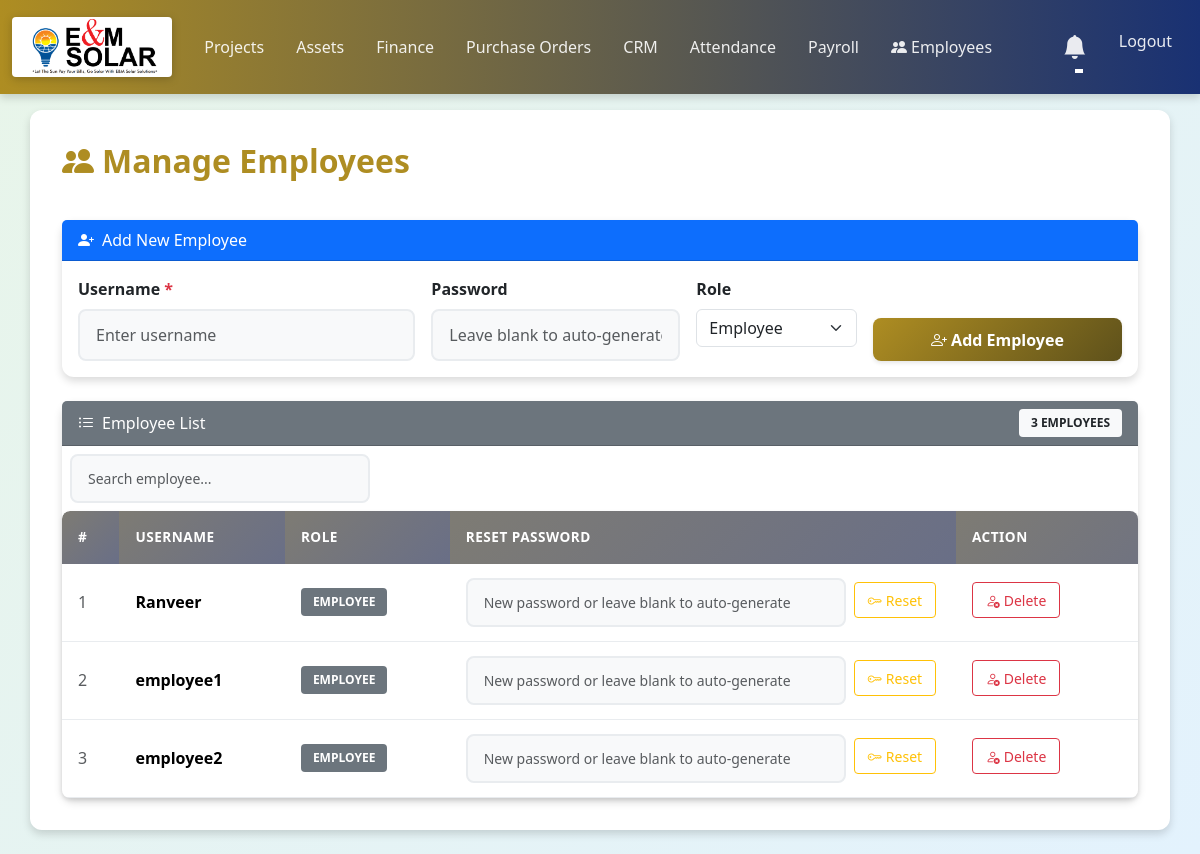
The app's page /admin/employees (signed in) with its own data.
### models/user.py (models this page shows, shortened)
class User(db.Model, UserMixin):
    id = db.Column(db.Integer, primary_key=True)
    employee_id = db.Column(db.String(50), unique=True, nullable=True)
    username = db.Column(db.String(150), unique=True, nullable=False)
    email = db.Column(db.String(150), unique=True, nullable=True)
    password = db.Column(db.String(150), nullable=False)
    role = db.Column(db.String(20), nullable=False, default='employee')
    joining_date = db.Column(db.Date, nullable=True, default=date.today)

### app.py (the view)
    @app.route('/admin/employees')
    @login_required
    @admin_required
    def manage_employees():
        employees = User.query.filter(User.role.notin_(['admin', 'deleted'])).order_by(User.username).all()
        return render_template('manage_employees.html', employees=employees)

### templates/manage_employees.html (shortened to what this page needs)
{% extends "base.html" %}
{% block content %}
<div class="d-flex justify-content-between align-items-center mb-4">
  <h2><i class="bi bi-people-fill me-2"></i>Manage Employees</h2>
</div>
<div class="card mb-4">
  <div class="card-header bg-primary text-white">
    <i class="bi bi-person-plus-fill me-2"></i>Add New Employee
  </div>
  <div class="card-body">
    <form method="POST" action="{{ url_for('add_employee') }}" class="row g-3">
      <div class="col-md-4">
        <label class="form-label">Username <span class="text-danger">*</span></label>
        <input type="text" class="form-control" name="username" required placeholder="Enter username">
      </div>
      <div class="col-md-3">
        <label class="form-label">Password</label>
        <input type="text" class="form-control" name="password" placeholder="Leave blank to auto-generate">
      </div>
      <div class="col-md-2">
        <label class="form-label">Role</label>
        <select class="form-select" name="role">
          <option value="employee" selected>Employee</option>
        </select>
      </div>
      <div class="col-md-3 d-flex align-items-end">
        <button type="submit" class="btn btn-primary w-100">
          <i class="bi bi-person-plus me-1"></i>Add Employee
        </button>
      </div>
    </form>
  </div>
</div>
<div class="card">
  <div class="card-header bg-secondary text-white d-flex justify-content-between align-items-center">
    <span><i class="bi bi-list-ul me-2"></i>Employee List</span>
    <span class="badge bg-light text-dark">{{ employees|length }} employee{{ 's' if employees|length != 1 }}</span>
  </div>
  <div class="card-body p-2 pb-0">
    <div class="position-relative mb-2" style="max-width: 300px;">
      <input type="text" id="employeeSearch" class="form-control form-control-sm" placeholder="Search employee..." autocomplete="off">
    </div>
  </div>
  <div class="card-body p-0">
    {% if employees %}
    <div class="table-responsive">
      <table class="table table-hover mb-0" id="employeeTable">
        <thead class="table-light">
          <tr>
            <th>#</th>
            <th>Username</th>
            <th>Role</th>
            <th>Reset Password</th>
            <th>Action</th>
          </tr>
        </thead>
        <tbody id="employeeTableBody">
          {% for emp in employees %}
          <tr data-name="{{ emp.username | lower }}">
            <td class="text-muted">{{ loop.index }}</td>
            <td><strong>{{ emp.username }}</strong></td>
            <td>
              <span class="badge bg-{{ 'primary' if emp.role == 'admin' else 'secondary' }}">
                {{ emp.role | capitalize }}
              </span>
            </td>
            <td>
              <form method="POST" action="{{ url_for('reset_employee_password', user_id=emp.id) }}" class="d-flex gap-2">
                <input type="text" class="form-control form-control-sm" name="custom_password"
                  placeholder="New password or leave blank to auto-generate" style="min-width:220px;">
                <button type="submit" class="btn btn-sm btn-outline-warning text-nowrap">
                  <i class="bi bi-key me-1"></i>Reset
                </button>
              </form>
            </td>
            <td>
              <button class="btn btn-sm btn-outline-danger"
                data-user-id="{{ emp.id }}"
                data-username="{{ emp.username | e }}"
                onclick="confirmDeleteFromButton(this)">
                <i class="bi bi-person-x me-1"></i>Delete
              </button>
            </td>
          </tr>
          {% endfor %}
        </tbody>
      </table>
    </div>
    {% else %}
    <div class="text-center text-muted py-5">
      <i class="bi bi-people" style="font-size: 3rem;"></i>
      <p class="mt-2">No employees found. Add one above.</p>
    </div>
    {% endif %}
  </div>
</div>
{% endblock %}

### static/style.css (style rules this page uses)
:root { --primary-color: #ae8d22; --primary-dark: #5e511b; --primary-light: #af984c; --secondary-color: #193173; --secondary-dark: #0d0f40; --secondary-light: #3c4484; --bg-primary: #f8f9fa; --bg-secondary: #e9ecef; --bg-card: #ffffff; --text-primary: #212529; --text-secondary: #6c757d; --text-light: #ffffff; --success: #28a745; --warning: #ffc107; --danger: #dc3545; --info: #17a2b8; --shadow-sm: 0 2px 4px rgba(0,0,0,0.1); --shadow-md: 0 4px 8px rgba(0,0,0,0.15); --shadow-lg: 0 8px 16px rgba(0,0,0,0.2); --radius-sm: 4px; --radius-md: 8px; --radius-lg: 12px; --transition-fast: 0.2s ease; --transition-normal: 0.3s ease; }
body { font-family: 'Segoe UI', Tahoma, Geneva, Verdana, sans-serif; background: linear-gradient(135deg, #e8f5e9 0%, #e3f2fd 100%); background-attachment: fixed; min-height: 100vh; color: var(--text-primary); }
h1, h2, h3, h4, h5, h6 { color: var(--primary-color); font-weight: 600; margin-bottom: 1rem; }
.btn-primary { background: linear-gradient(135deg, var(--primary-color) 0%, var(--primary-dark) 100%); border: none; padding: 0.6rem 1.5rem; border-radius: var(--radius-md); font-weight: 600; box-shadow: var(--shadow-sm); transition: var(--transition-fast); }
.btn-sm { padding: 0.4rem 0.8rem; border-radius: var(--radius-sm); }
.table { margin-bottom: 0; }
.table thead th { background: linear-gradient(135deg, rgba(95, 91, 80, 0.775) 0%, rgba(82, 88, 116, 0.847) 100%); color: var(--text-light); font-weight: 600; text-transform: uppercase; font-size: 0.85rem; letter-spacing: 0.5px; border: none; padding: 1rem; }
.table thead th:first-child { border-top-left-radius: var(--radius-md); }
.table thead th:last-child { border-top-right-radius: var(--radius-md); }
.table tbody tr { transition: var(--transition-fast); border-bottom: 1px solid var(--bg-secondary); }
.table tbody td { padding: 0.875rem 1rem; vertical-align: middle; }
.table-responsive { border-radius: var(--radius-md); overflow-x: auto; overflow-y: hidden; box-shadow: var(--shadow-sm); }
.table-responsive .table { min-width: 1200px; }
.table-responsive .table th:last-child, .table-responsive .table td:last-child { white-space: nowrap; min-width: 220px; }
.table-light { background: var(--bg-secondary) !important; }
.badge { padding: 0.5rem 0.75rem; font-weight: 600; border-radius: var(--radius-sm); text-transform: uppercase; font-size: 0.75rem; }
.form-label { font-weight: 600; color: var(--text-primary); margin-bottom: 0.5rem; }
.form-control { border: 2px solid var(--bg-secondary); border-radius: var(--radius-md); padding: 0.75rem 1rem; transition: var(--transition-fast); background: var(--bg-primary); }
.card { border: none; border-radius: var(--radius-lg); box-shadow: var(--shadow-md); transition: var(--transition-fast); }
.d-flex { gap: 1rem; align-items: center; }
.table .btn { margin-right: 0.25rem; margin-bottom: 0.25rem; }
.justify-content-between { justify-content: space-between; }
.table tbody tr td:first-child::before { content: ''; }
.table td:nth-child(5) { font-weight: 600; color: var(--primary-color); }

### records on screen
User: username "Ranveer", role "EMPLOYEE"
User: username "employee1", role "EMPLOYEE"
User: username "employee2", role "EMPLOYEE"

### other values on screen
{{ employees|length }} "3"
{{ 's' if employees|length != 1 }} "S"
